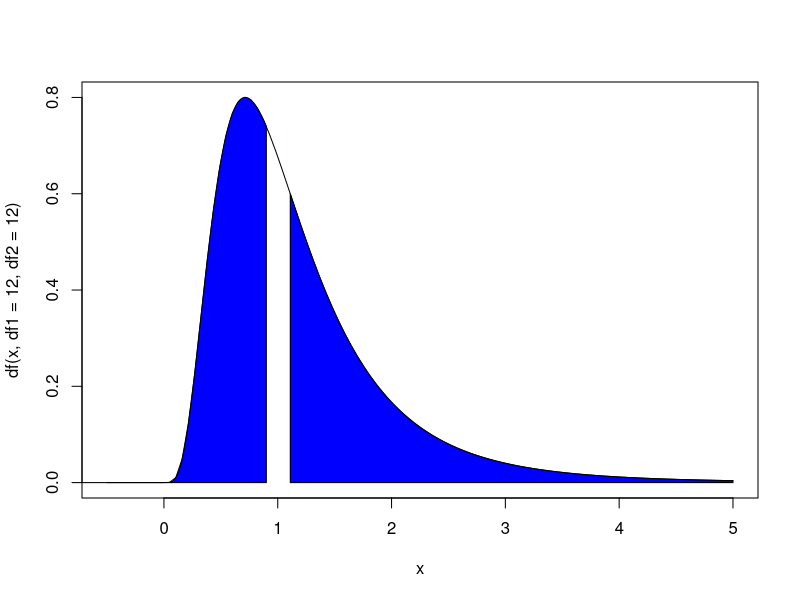

This chart was generated by the following R code:
# Puntos críticos para alpha = 0.05

# distribución T-student
qt(c(0.025),df=9,lower.tail = FALSE)
2*pt(9.70,9,lower.tail = F)



# distribución chisq
qchisq(c(0.05),df=14,lower.tail=FALSE)
qchisq(c(0.05),df=14,lower.tail=TRUE)



#distribucion normal
qnorm(c(0.025),0,1,lower.tail = FALSE)
#distribución normal valo-p
2*pnorm(2.20, mean=0, sd=1, lower.tail = F)
#-----------------------------------------------------------

#Distribucion T-Studente (simétrica) valor-p
#unilateral
pt(2.04,df=26, lower.tail = FALSE)
#bilateral
2*pt(2.04,df=26, lower.tail = FALSE)




# Distribución F (asimétrica) valor-p


pf(1.11,df1=12, df2=12,lower.tail = FALSE)
pf(0.90,df1=12, df2=12,lower.tail = TRUE)
pf(c(1.11),12,12)-pf(c(0.9),12,12)

curve(df(x,df1=12,df2=12),xlim = c(-0.5,5))
polygon(c(1.11,seq(1.11,5.0,0.01),5.0),c(0,df(seq(1.11,5,0.01),12,12),0),col='blue')
polygon(c(-5,seq(-5,0.9,0.01),0.9),c(0,df(seq(-5,0.9,0.01),12,12),0),col='blue')  
#polygon(c(2.70,seq(2.70,19.02,0.01),19.02),c(0,dchisq(seq(2.70,19.02,0.01),9),0),col='skyblue')



